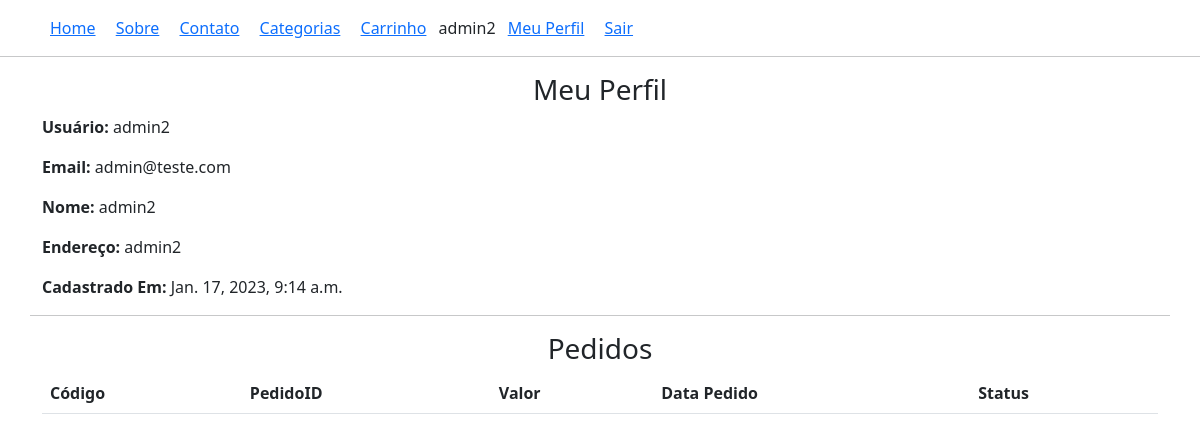
The app's page /perfil/ (signed in), older data.
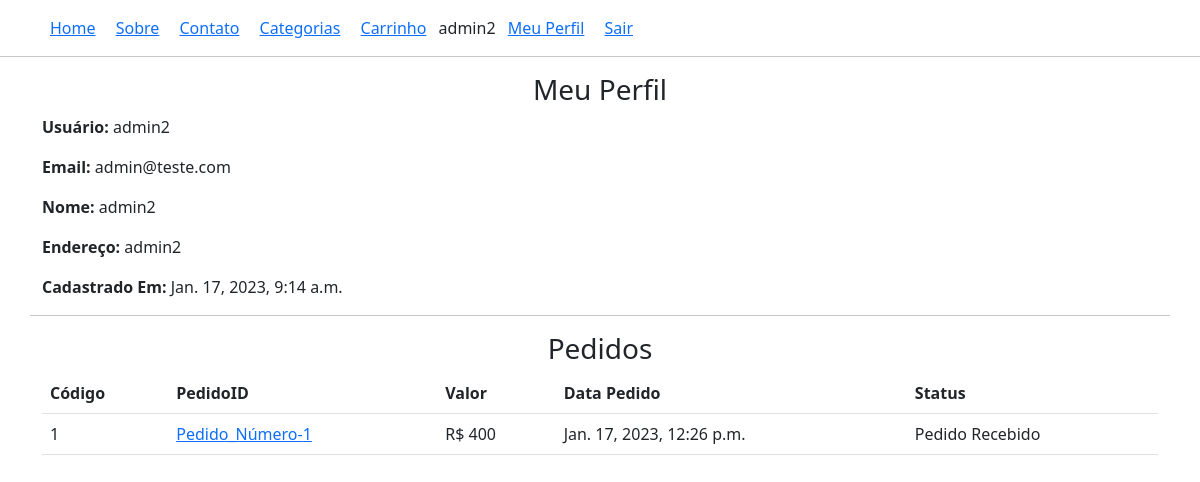
The same page, newer data.
### lojaapp/models.py (models this page shows, shortened)
class Pedido_order(models.Model):
    carro = models.OneToOneField(Carro, on_delete=models.CASCADE)
    ordenado_por = models.CharField(max_length=200)
    endereco_envio = models.CharField(max_length=200)
    telefone = models.CharField(max_length=10)
    email = models.EmailField(null=True, blank=True)
    subtotal = models.PositiveIntegerField()
    total = models.PositiveIntegerField()
    pedido_status = models.CharField(max_length=50, choices=PEDIDO_STATUS)
    criado_em = models.DateTimeField(auto_now_add=True)

### lojaapp/views.py (the view)
# urls.py: path("perfil/", ClientePerfilView.as_view(), name='clienteperfil'),
class ClientePerfilView(TemplateView):
    template_name = 'clienteperfil.html'
    def dispatch(self, request, *args, **kwargs):
        if request.user.is_authenticated and request.user.cliente:
            pass
        else:
            return redirect('/entrar/?next=/perfil/')
        return super().dispatch(request, *args, **kwargs)
    def get_context_data(self, **kwargs):
        context = super().get_context_data(**kwargs)
        cliente = self.request.user.cliente
        context['cliente'] = cliente
        pedidos = Pedido_order.objects.filter(carro__cliente=cliente)
        context['pedidos'] = pedidos
        return context

### templates/clienteperfil.html (shortened to what this page needs)
{% extends 'base.html' %}
{% block content %}
<div class="container">
    <div class="row">
        <div class="col-md-12 mx-auto">
            <h3 class="text-center">Meu Perfil</h3>
            <p><span class="fw-bold">Usuário: </span>{{cliente.user}}</p>
            <p><span class="fw-bold">Email: </span>{{cliente.user.email}}</p>
            <p><span class="fw-bold">Nome: </span>{{cliente.nome}}</p>
            <p><span class="fw-bold">Endereço: </span>{{cliente.endereco}}</p>
            <p><span class="fw-bold">Cadastrado Em: </span>{{cliente.data_on}}</p>
        </div>
        <hr>
        <div class="col-md-12 mx-auto">
            <h3 class="text-center">Pedidos</h3>
            <table class="table">
                <thead>
                <tr>
                    <th>Código</th>
                    <th>PedidoID</th>
                    <th>Valor</th>
                    <th>Data Pedido</th>
                    <th>Status</th>
                </tr>
                </thead>
                <tbody>
                {% for pedido in pedidos %}
                <tr>
                    <td>{{forloop.counter}}</td>
                    <td><a href="{% url 'lojaapp:clientepedidodetalhe' pedido.id %}">Pedido_Número-{{pedido.id}}</a></td>
                    <td>R$ {{pedido.total}}</td>
                    <td>{{pedido.criado_em}}</td>
                    <td>{{pedido.pedido_status}}</td>
                </tr>
                {% endfor %}
            </table>
        </div>
    </div>
</div>
{% endblock %}

Row changes from the older to the newer data that the page shows:
added Pedido_order: id "1", total "400", criado_em "Jan. 17, 2023, 12:26 p.m.", pedido_status "Pedido Recebido"
